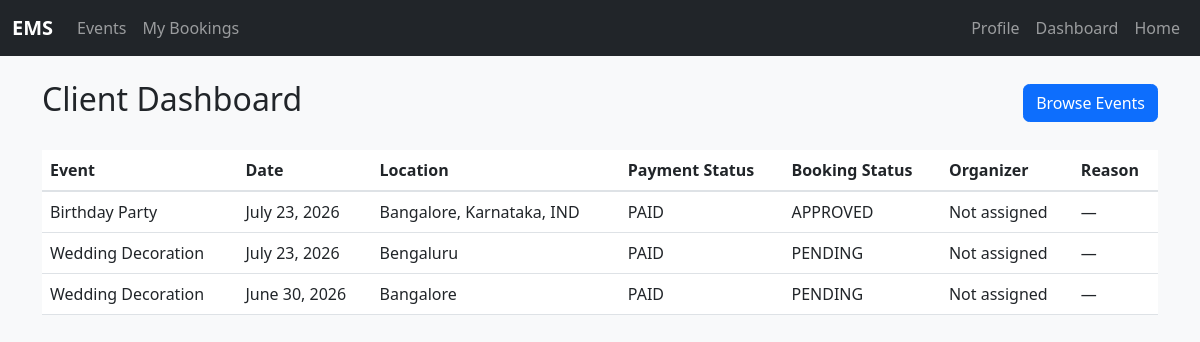
Page /accounts/client/dashboard/ (signed in) on the committed database.
### bookings/models.py (models this page shows, shortened)
class Booking(models.Model):
    BOOKING_STATUS_CHOICES = (
        ("PENDING", "Pending Approval"),
        ("APPROVED", "Approved"),
        ("REJECTED", "Rejected"),
        ("COMPLETED", "Completed"),
    )
    PAYMENT_CHOICES = (
        ("PAID", "Paid"),
        ("PENDING", "Pending"),
    )
    client = models.ForeignKey(
        User,
        on_delete=models.CASCADE,
        related_name="client_bookings",
    )
    organizer = models.ForeignKey(
        User,
        on_delete=models.SET_NULL,
        null=True,
        blank=True,
        related_name="organizer_bookings",
    )
    event = models.ForeignKey(Event, on_delete=models.CASCADE)
    event_date = models.DateField()
    event_time = models.TimeField(null=True, blank=True)
    location = models.CharField(max_length=255)
    requirements = models.TextField(blank=True)
    booking_status = models.CharField(
        max_length=20,
        choices=BOOKING_STATUS_CHOICES,
        default="PENDING",
    )
    payment_status = models.CharField(
        max_length=20,
        choices=PAYMENT_CHOICES,
        default="PENDING",
    )
    rejection_reason = models.TextField(blank=True)
    created_at = models.DateTimeField(auto_now_add=True)

### events/models.py (models this page shows, shortened)
class Event(models.Model):
    title = models.CharField(max_length=100)
    image = models.CharField(max_length=255, blank=True)
    description = models.TextField()
    price = models.DecimalField(max_digits=10, decimal_places=2)

### accounts/views.py (the view)
# urls.py: path("client/dashboard/", views.client_dashboard, name="client_dashboard"),
@login_required
@client_required
def client_dashboard(request):
    bookings = Booking.objects.filter(client=request.user).order_by("-created_at")
    return render(request, "accounts/client_dashboard.html", {"bookings": bookings})

### accounts/templates/accounts/client_dashboard.html (shortened to what this page needs)
{% extends 'base.html' %}
{% block content %}
<div class="row">
    <div class="col-md-12">
        <div class="d-flex justify-content-between align-items-center mb-4">
            <h2>Client Dashboard</h2>
            <a class="btn btn-primary" href="{% url 'event_list' %}">Browse Events</a>
        </div>
        <div class="table-responsive">
            <table class="table table-hover align-middle">
                <thead>
                    <tr>
                        <th>Event</th>
                        <th>Date</th>
                        <th>Location</th>
                        <th>Payment Status</th>
                        <th>Booking Status</th>
                        <th>Organizer</th>
                        <th>Reason</th>
                    </tr>
                </thead>
                <tbody>
                    {% for booking in bookings %}
                        <tr>
                            <td>{{ booking.event.title }}</td>
                            <td>{{ booking.event_date }}</td>
                            <td>{{ booking.location }}</td>
                            <td>{{ booking.payment_status }}</td>
                            <td>{{ booking.booking_status }}</td>
                            <td>
                                {% if booking.organizer %}
                                    {{ booking.organizer.name|default:booking.organizer.username }}
                                {% else %}
                                    Not assigned
                                {% endif %}
                            </td>
                            <td>
                                {% if booking.booking_status == 'REJECTED' %}
                                    {{ booking.rejection_reason|default:'No reason provided' }}
                                {% else %}
                                    —
                                {% endif %}
                            </td>
                        </tr>
                    {% empty %}
                        <tr><td colspan="7">No bookings yet.</td></tr>
                    {% endfor %}
                </tbody>
            </table>
        </div>
    </div>
</div>
{% endblock %}

### static/css/style.css (style rules this page uses)
body { background: #f8f9fa; color: #212529; }
.btn { border-radius: 0.4rem; }
.table thead th { border-bottom: 2px solid #dee2e6; }

### rows in the picture
Booking: event "Birthday Party", event_date "July 23, 2026", location "Bangalore, Karnataka, IND", payment_status "PAID", booking_status "APPROVED", shows "Not assigned"
Booking: event "Wedding Decoration", event_date "July 23, 2026", location "Bengaluru", payment_status "PAID", booking_status "PENDING", shows "Not assigned"
Booking: event "Wedding Decoration", event_date "June 30, 2026", location "Bangalore", payment_status "PAID", booking_status "PENDING", shows "Not assigned"
